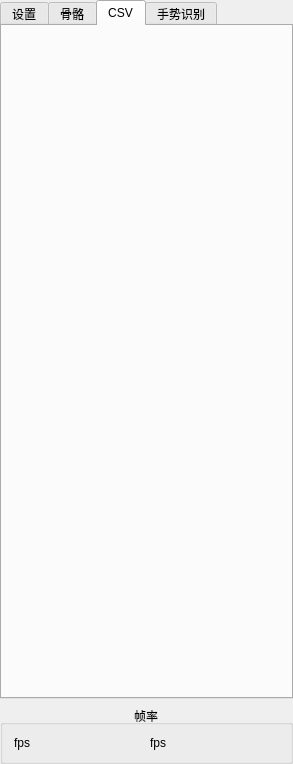
<?xml version="1.0" encoding="UTF-8"?>
<ui version="4.0">
 <class>h2Widget</class>
 <widget class="QWidget" name="h2Widget">
  <property name="geometry">
   <rect>
    <x>0</x>
    <y>0</y>
    <width>293</width>
    <height>764</height>
   </rect>
  </property>
  <property name="windowTitle">
   <string>h2Widget</string>
  </property>
  <layout class="QGridLayout" name="gridLayout">
   <property name="leftMargin">
    <number>0</number>
   </property>
   <property name="topMargin">
    <number>0</number>
   </property>
   <property name="rightMargin">
    <number>0</number>
   </property>
   <property name="bottomMargin">
    <number>0</number>
   </property>
   <item row="3" column="0" colspan="2">
    <widget class="QGroupBox" name="GBX_FR">
     <property name="title">
      <string>帧率</string>
     </property>
     <property name="alignment">
      <set>Qt::AlignCenter</set>
     </property>
     <layout class="QGridLayout" name="gridLayout_2">
      <item row="0" column="0">
       <widget class="QLabel" name="LBL_leftHandFR">
        <property name="text">
         <string>fps</string>
        </property>
       </widget>
      </item>
      <item row="0" column="1">
       <widget class="QLabel" name="LBL_rightHandFR">
        <property name="text">
         <string>fps</string>
        </property>
       </widget>
      </item>
     </layout>
    </widget>
   </item>
   <item row="0" column="0" colspan="2">
    <widget class="QTabWidget" name="TW_main">
     <property name="sizePolicy">
      <sizepolicy hsizetype="Preferred" vsizetype="Expanding">
       <horstretch>0</horstretch>
       <verstretch>0</verstretch>
      </sizepolicy>
     </property>
     <property name="currentIndex">
      <number>2</number>
     </property>
     <widget class="QWidget" name="tab_config">
      <attribute name="title">
       <string>设置</string>
      </attribute>
      <layout class="QVBoxLayout" name="verticalLayout">
       <property name="spacing">
        <number>0</number>
       </property>
       <property name="leftMargin">
        <number>0</number>
       </property>
       <property name="topMargin">
        <number>0</number>
       </property>
       <property name="rightMargin">
        <number>0</number>
       </property>
       <property name="bottomMargin">
        <number>0</number>
       </property>
       <item>
        <widget class="QScrollArea" name="scrollArea">
         <property name="sizePolicy">
          <sizepolicy hsizetype="Preferred" vsizetype="Expanding">
           <horstretch>0</horstretch>
           <verstretch>0</verstretch>
          </sizepolicy>
         </property>
         <property name="widgetResizable">
          <bool>true</bool>
         </property>
         <widget class="QWidget" name="scrollAreaWidgetContents">
          <property name="geometry">
           <rect>
            <x>0</x>
            <y>0</y>
            <width>285</width>
            <height>687</height>
           </rect>
          </property>
          <layout class="QVBoxLayout" name="verticalLayout_2">
           <property name="leftMargin">
            <number>9</number>
           </property>
           <property name="topMargin">
            <number>9</number>
           </property>
           <property name="rightMargin">
            <number>9</number>
           </property>
           <item>
            <layout class="QHBoxLayout" name="horizontalLayout_2">
             <property name="spacing">
              <number>1</number>
             </property>
             <item>
              <spacer name="horizontalSpacer_2">
               <property name="orientation">
                <enum>Qt::Horizontal</enum>
               </property>
               <property name="sizeHint" stdset="0">
                <size>
                 <width>40</width>
                 <height>20</height>
                </size>
               </property>
              </spacer>
             </item>
             <item>
              <widget class="QRadioButton" name="RB_freeMode">
               <property name="text">
                <string>自由模式</string>
               </property>
               <property name="checked">
                <bool>true</bool>
               </property>
              </widget>
             </item>
             <item>
              <widget class="QRadioButton" name="RB_lockMode">
               <property name="text">
                <string>分指锁定</string>
               </property>
              </widget>
             </item>
             <item>
              <widget class="QRadioButton" name="RB_mixMode">
               <property name="text">
                <string>混合模式</string>
               </property>
              </widget>
             </item>
             <item>
              <spacer name="horizontalSpacer">
               <property name="orientation">
                <enum>Qt::Horizontal</enum>
               </property>
               <property name="sizeHint" stdset="0">
                <size>
                 <width>40</width>
                 <height>20</height>
                </size>
               </property>
              </spacer>
             </item>
            </layout>
           </item>
           <item>
            <layout class="QVBoxLayout" name="VL_gloveModeConfig"/>
           </item>
           <item>
            <spacer name="verticalSpacer_2">
             <property name="orientation">
              <enum>Qt::Vertical</enum>
             </property>
             <property name="sizeHint" stdset="0">
              <size>
               <width>20</width>
               <height>40</height>
              </size>
             </property>
            </spacer>
           </item>
          </layout>
         </widget>
        </widget>
       </item>
      </layout>
     </widget>
     <widget class="QWidget" name="tab_skeleton">
      <attribute name="title">
       <string>骨骼</string>
      </attribute>
      <layout class="QGridLayout" name="gridLayout_3">
       <property name="leftMargin">
        <number>0</number>
       </property>
       <property name="topMargin">
        <number>0</number>
       </property>
       <property name="rightMargin">
        <number>0</number>
       </property>
       <property name="bottomMargin">
        <number>0</number>
       </property>
       <property name="spacing">
        <number>0</number>
       </property>
       <item row="0" column="1">
        <layout class="QVBoxLayout" name="VL_skeleton"/>
       </item>
      </layout>
     </widget>
     <widget class="QWidget" name="tab_csv">
      <attribute name="title">
       <string>CSV</string>
      </attribute>
      <layout class="QVBoxLayout" name="verticalLayout_4">
       <property name="spacing">
        <number>0</number>
       </property>
       <property name="leftMargin">
        <number>0</number>
       </property>
       <property name="topMargin">
        <number>0</number>
       </property>
       <property name="rightMargin">
        <number>0</number>
       </property>
       <property name="bottomMargin">
        <number>0</number>
       </property>
       <item>
        <layout class="QVBoxLayout" name="VL_csv"/>
       </item>
      </layout>
     </widget>
     <widget class="QWidget" name="tab_gesture">
      <attribute name="title">
       <string>手势识别</string>
      </attribute>
      <layout class="QGridLayout" name="gridLayout_4">
       <property name="leftMargin">
        <number>0</number>
       </property>
       <property name="topMargin">
        <number>0</number>
       </property>
       <property name="rightMargin">
        <number>0</number>
       </property>
       <property name="bottomMargin">
        <number>0</number>
       </property>
       <property name="spacing">
        <number>0</number>
       </property>
       <item row="0" column="0">
        <widget class="QScrollArea" name="scrollArea_2">
         <property name="sizePolicy">
          <sizepolicy hsizetype="Preferred" vsizetype="Expanding">
           <horstretch>0</horstretch>
           <verstretch>0</verstretch>
          </sizepolicy>
         </property>
         <property name="widgetResizable">
          <bool>true</bool>
         </property>
         <widget class="QWidget" name="SA_gesture">
          <property name="geometry">
           <rect>
            <x>0</x>
            <y>0</y>
            <width>285</width>
            <height>687</height>
           </rect>
          </property>
          <layout class="QGridLayout" name="gridLayout_5">
           <property name="leftMargin">
            <number>0</number>
           </property>
           <property name="topMargin">
            <number>0</number>
           </property>
           <property name="rightMargin">
            <number>0</number>
           </property>
           <property name="bottomMargin">
            <number>0</number>
           </property>
           <property name="spacing">
            <number>0</number>
           </property>
           <item row="0" column="0">
            <layout class="QHBoxLayout" name="HL_gloveGestureDisplay"/>
           </item>
          </layout>
         </widget>
        </widget>
       </item>
      </layout>
     </widget>
    </widget>
   </item>
  </layout>
 </widget>
 <layoutdefault spacing="6" margin="11"/>
 <resources/>
 <connections/>
</ui>
